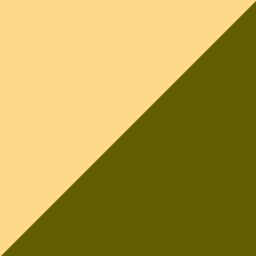
%> input picture edge.png, 256 x 256 px
$ octave diTong.m   (GNU Octave 9; MATLAB toolbox functions it lacks are replaced by stand-ins)
%> lines starting %> are read from the running program, lines starting %| are printed output that depends on the picture
  I=imread('edge.png');
%> I is the input picture: size 256x256x3 uint16; mean R, G, B 42780.2, 38387.2, 21307.7
  I=rgb2gray(I);
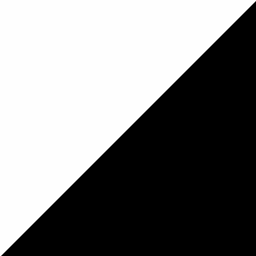
%> I: size 256x256 uint16; min 24488, max 50812, mean 37752.6; drawn with min black and max white
  figure(1),imshow(I);
  title('source');
  s=fftshift(fft2(I));
  r = real(s);
  i = imag(s);
  margin = log(abs(s));
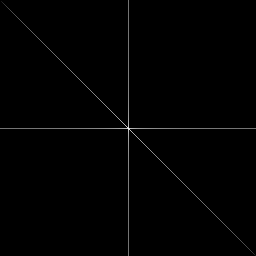
%> margin: size 256x256 double; min 9.49, max 21.63, mean 9.6; drawn with min black and max white
  phase = log(angle(s)*180/pi);
  l = log(s);

  figure(2);
  subplot(2,2,1),imshow(I),title('源图像');
  subplot(2,2,2),imshow(l,[]),title('图像频谱');
  subplot(2,2,3),imshow(margin,[]),title('图像幅度谱');
  subplot(2,2,4),imshow(phase,[]),title('图像相位谱');


  [a,b]=size(s);
%> a = 256; b = 256
  a0=round(a/2);
%> a0 = 128
  b0=round(b/2);
%> b0 = 128
  d=10;
  for i=1:a
    for j=1:b
	  distance=sqrt((i-a0)^2+(j-b0)^2);
      if distance<=d
	    h=1;
      else
	    h=0;
      end;
      s(i,j)=h*s(i,j);
      end;
  end;
%> after the loop, h = 0
  s=uint8(real(ifft2(ifftshift(s))));
%> s: size 256x256 uint8; every value is 255
  figure(3);
  imshow(s);
  title('dest');
